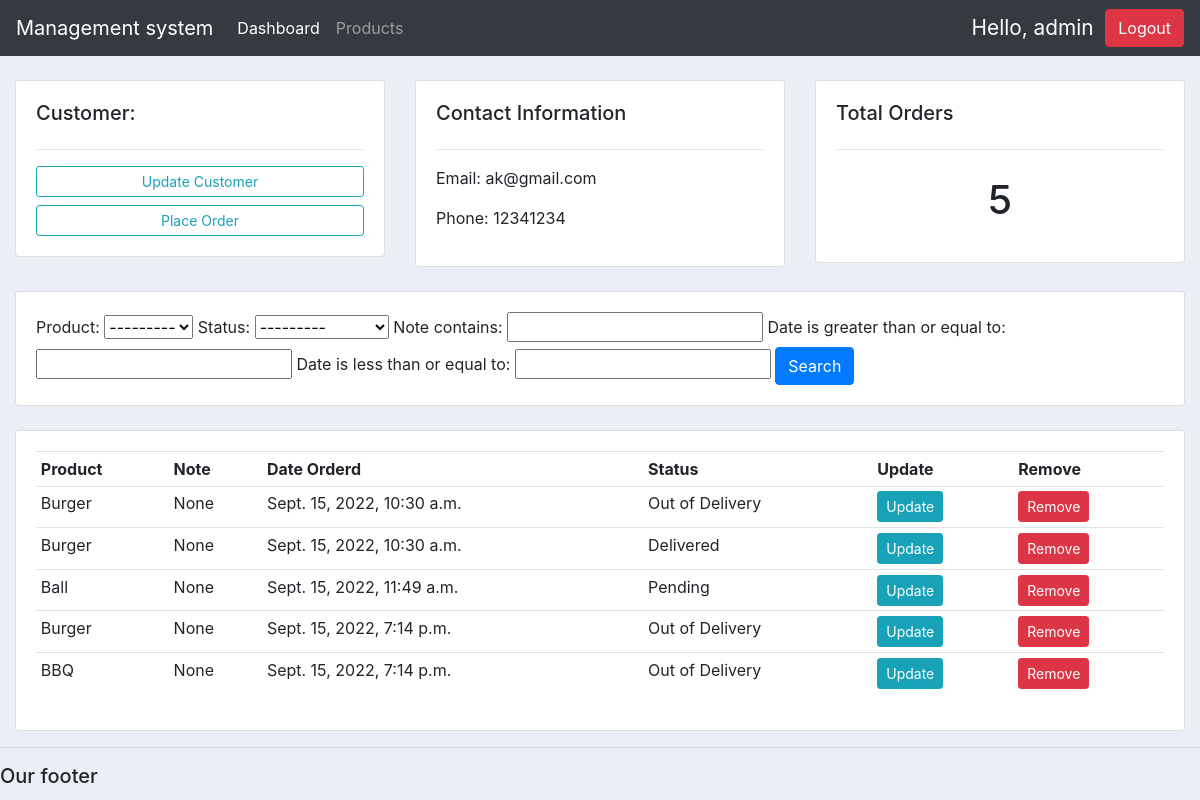
Screenshot of /customers/1/ (signed in) with the database file from the repository.
### accounts/models.py (models this page shows, shortened)
class Customer(models.Model):
    user = models.OneToOneField(User, null=True, blank=True, on_delete=models.CASCADE)
    name = models.CharField(max_length=200,null=True)
    phone = models.CharField(max_length=200,null=True)
    email = models.CharField(max_length=200,null=True)
    profile_pic = models.ImageField(default="profile.jpg", null=True, blank=True)
    date = models.DateTimeField(auto_now_add=True,null=True)

class Order(models.Model):
    STATUS = (
        ('Pending','Pending'),
        ('Out of Delivery', 'Out of delivery'),
        ('Delivered','Delivered')
    )
    product = models.ForeignKey(Product,null=True,on_delete=models.SET_NULL)
    customer = models.ForeignKey(Customer,null=True,on_delete=models.SET_NULL)
    date = models.DateTimeField(auto_now_add=True,null=True)
    status = models.CharField(max_length=200,null=True,choices=STATUS)
    note = models.CharField(max_length=1000,null=True)

class Product(models.Model):
    CATEGORY = (
        ('Indoor','Indoor'),
        ('Outdoor','Outdoor')
    )
    name = models.CharField(max_length=200,null=True)
    price = models.FloatField(null=True)
    category = models.CharField(max_length=200,null=True,choices=CATEGORY)
    description = models.CharField(max_length=200,null=True,blank=True)
    date = models.DateTimeField(auto_now_add=True,null=True)
    tags = models.ManyToManyField(Tag)
    def __str__(self):
        return self.name

### accounts/decorators.py (the view)
        def wrapper_func(request, *args, **kwargs):
            group = None
            if request.user.groups.exists():
                group = request.user.groups.all()[0].name
            if group in allowed_roles:
                return view_func(request, *args, **kwargs)
            else:
                return HttpResponse('You are not authorized to view this page')

### accounts/views.py (called while the page is built)
@login_required(login_url='login')
@allowed_users(allowed_roles=['admin'])
def customers(request,pk):
    customer = Customer.objects.get(id=pk)
    orders = customer.order_set.all()
    order_count = orders.count()
    myFilter = OrderFilter(request.GET, queryset=orders)
    orders = myFilter.qs
    data = {
        'customer':customer,
        'orders':orders,
        'order_count':order_count,
        'myFilter':myFilter
    }
    return render(request,'accounts/customers.html',data)

### accounts/templates/accounts/customers.html
{%  extends 'accounts/main.html' %}
{% block content %}
	<br>
<div class="row">
	<div class="col-md">
		<div class="card card-body">
			<h5>Customer:</h5>
			<hr>
			<a class="btn btn-outline-info  btn-sm btn-block" href="">Update Customer</a>
			<a class="btn btn-outline-info  btn-sm btn-block" href="{% url 'create_order' customer.id %}">Place Order</a>
		</div>
	</div>
	<div class="col-md">
		<div class="card card-body">
			<h5>Contact Information</h5>
			<hr>
			<p>Email: {{customer.email}}</p>
			<p>Phone: {{customer.phone}}</p>
		</div>
	</div>
	<div class="col-md">
		<div class="card card-body">
			<h5>Total Orders</h5>
			<hr>
			<h1 style="text-align: center;padding: 10px">{{order_count}}</h1>
		</div>
	</div>
</div>
<br>
<div class="row">
	<div class="col">
		<div class="card card-body">
			<form method="get">
				{{myFilter.form}}
		    <button class="btn btn-primary" type="submit">Search</button>
		  </form>
		</div>
	</div>
</div>
<br>
<div class="row">
	<div class="col-md">
		<div class="card card-body">
			<table class="table table-sm">
				<tr>
					<th>Product</th>
					<th>Note</th>
					<th>Date Orderd</th>
					<th>Status</th>
					<th>Update</th>
					<th>Remove</th>
				</tr>
				{% for i in orders %}
				<tr>
					<td>{{i.product}}</td>
					<td>{{i.note}}</td>
					<td>{{i.date}}</td>
					<td>{{i.status}}</td>
					<td><a class="btn btn-sm btn-info" href="{% url 'update_order' i.id %}">Update</a></td>
					<td><a class="btn btn-sm btn-danger" href="{% url 'delete_order' i.id %}">Remove</a></td>
				</tr>
				{% endfor %}
			</table>
		</div>
	</div>
</div>
{% endblock %}

### accounts/templates/accounts/navbar.html (shortened to what this page needs)
{% load static %}
<nav class="navbar navbar-expand-lg navbar-dark bg-dark">
    <a class="navbar-brand" href="#">Management system</a>
    <div class="collapse navbar-collapse" id="navbarNav">
      <ul class="navbar-nav">
        {% if request.user.is_staff %}
        <li class="nav-item active">
          <a class="nav-link" href="{% url 'home' %}">Dashboard</a>
        </li>
        <li class="nav-item">
          <a class="nav-link" href="{% url 'products' %}">Products</a>
        </li>
        {% else %}
        <li class="nav-item">
          <a class="nav-link" href="{% url 'account' %}">Settings</a>
        </li>
        {% endif %}
      </ul>
    </div>
    <span class="hello-msg">Hello, {{request.user}} <span> &nbsp; </span> </span>
    <span ><a class="btn btn-danger" href="{% url 'logout' %}">Logout</a></span>
  </nav>

### static/css/main.css (style rules this page uses)
body { background-color: #ebeff5; }

### accounts/templates/accounts/navbar.html (style rules this page uses)
.hello-msg { font-size:1.3rem; color: #fff; }

### rows the page displays
Customer: email "ak@gmail.com", phone "12341234"
Order: product "Burger", note "None", date "Sept. 15, 2022, 10:30 a.m.", status "Out of Delivery"
Order: product "Burger", note "None", date "Sept. 15, 2022, 10:30 a.m.", status "Delivered"
Order: product "Ball", note "None", date "Sept. 15, 2022, 11:49 a.m.", status "Pending"
Order: product "Burger", note "None", date "Sept. 15, 2022, 7:14 p.m.", status "Out of Delivery"
Order: product "BBQ", note "None", date "Sept. 15, 2022, 7:14 p.m.", status "Out of Delivery"

### other values shown
{{ request.user }} "admin"
{{ order_count }} "5"
